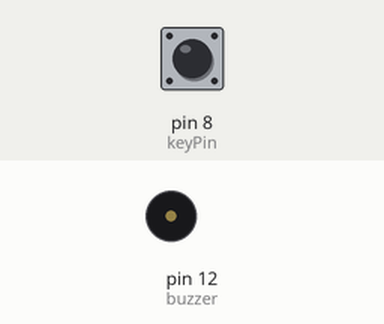
Recording of a sketch running on a simulated Arduino Uno, built with avr-gcc and run on an emulated ATmega328P. On the bench: buzzer (waves = sounding). The inputs (shaded band) are chosen by the test bench; at power-on: pin 8 (keyPin) LOW.

Above: at 1.2 s.
1.3 s: pin 8 (keyPin) pulled HIGH for 0.15 s
At 2.4 s:
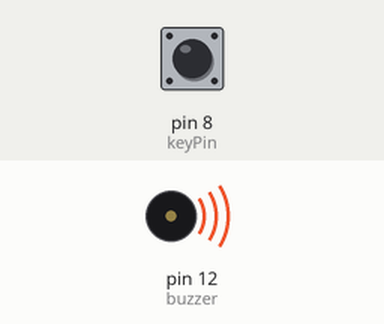
4.4 s: pin 8 (keyPin) pulled HIGH for 1 s
At 7.2 s:
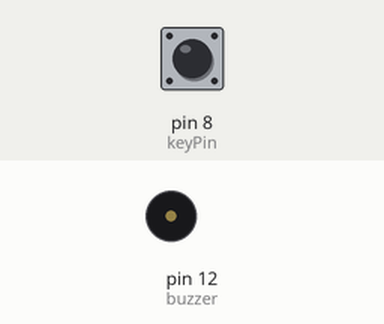
7.5 s: pin 8 (keyPin) pulled HIGH for 3.2 s
At 8.4 s:
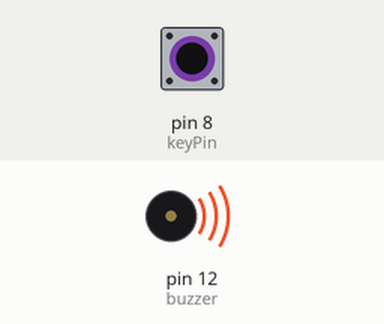
Timing chart, 0 to 12.3 s (numbered marks = the images above; inputs shaded):
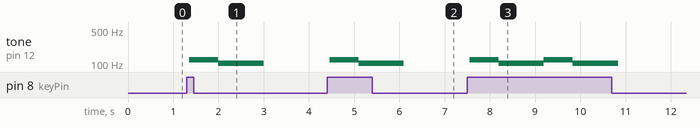

Measured:
- after the input at 1.3 s, tone on pin 12 (buzzer): silent → 121 Hz after 0.06 s, → 103 Hz 0.64 s later, → silent 1.0 s later
- after the input at 4.4 s, tone on pin 12 (buzzer): silent → 121 Hz after 0.06 s, → 103 Hz 0.64 s later, → silent 1.0 s later
- after the input at 7.5 s, tone on pin 12 (buzzer): plays 121 Hz for 0.64 s, 103 Hz for 1.0 s, 121 Hz for 0.64 s, 103 Hz for 1.0 s, starting after 0.06 s

The sketch:

Buzzer_and_Button.ino
```cpp
//Turns on and off a LED ,when pressings button attach to pin12
/**********************************/
const int keyPin = 8; //the number of the key pin
const int buzzer = 12;//the number of the  pin
/**********************************/
void setup()
{
  pinMode(keyPin,INPUT);//initialize the key pin as input
  pinMode(buzzer,OUTPUT);//initialize the led pin as output
}
/**********************************/
void loop()
{
  unsigned char i; //define a variable
 while(digitalRead(keyPin)==HIGH)
 {
   //output an frequency
   for(i=0;i<80;i++)
   {
    digitalWrite(buzzer,HIGH);
    delay(5);//wait for 1ms
    digitalWrite(buzzer,LOW);
    delay(3);//wait for 1ms
    }
    //output another frequency
     for(i=0;i<100;i++)
      {
        digitalWrite(buzzer,HIGH);
        delay(6);//wait for 2ms
        digitalWrite(buzzer,LOW);
        delay(4);//wait for 2ms
      }
  }


  //read the state of the key value
  //and check if the kye is pressed
  //if it is,the state is HIGH
 // if(digitalRead(keyPin) ==HIGH )
  //{
    //digitalWrite(buzzer,HIGH);

//  }
 // else
  //{
   // digitalWrite(buzzer,LOW);
  //}
}
/************************************/
```
